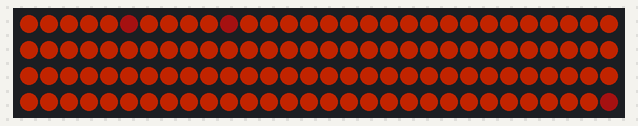
Simulated run of this program. Board: Raspberry Pi Pico running MicroPython. Parts: 120 RGB LEDs in strip order, left to right, continuing on the next row. Dim RGB values are drawn brighter than linear; library files of the repository ran but are not shown: neopixel.py.

Above: at 0.1 s.

The program:

neopoxeltest2.py
```python
from neopixel import Neopixel
import time

pixels = Neopixel(120, 0, 22, "GRB")
pixels.fill((100, 50, 0))
#pixels.set_pixel(5, (255, 0, 0))
#pixels.show()
pos = 0
brightness = 0

pixels.brightness(100)
while True:
    pixels.fill((255, 100, 0))
    pixels.show()
    time.sleep(.05)
    pixels.fill((220, 40, 0))
    #pixels.fill((0, 255, 255))
    pixels.set_pixel(pos+5, (100, 10, 10))
    pixels.set_pixel(pos+10, (100, 10, 10))
    pixels.set_pixel(pos - 1, (100, 10, 10))
    pixels.show()
    time.sleep(.10)
    pos = pos + 1
    if pos > 100:
        pos = 0
```
